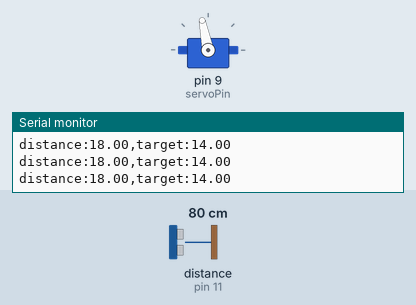
This sketch was run on a simulated Arduino Uno, built with avr-gcc and run on an emulated ATmega328P. On the bench: servo, the last lines printed to the serial monitor. Wiring (inferred from the names in the program): ultrasonic range finder: trigger pin 10; echo pin 11. Inputs (shaded band) come from the test bench; at power-on: distance to the obstacle (sensor on pin 11) 80 cm. The echo pulse lasts 58.3 µs per cm.

Above: at 1.7 s.
1.8 s: distance to the obstacle (sensor on pin 11) set to 4 cm
At 3.0 s:
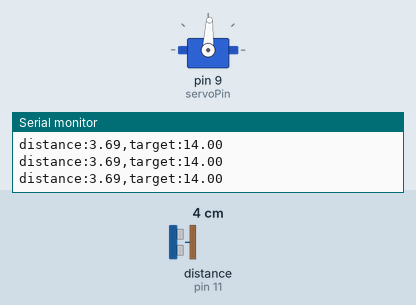
3.3 s: distance to the obstacle (sensor on pin 11) set to 18 cm
At 3.6 s:
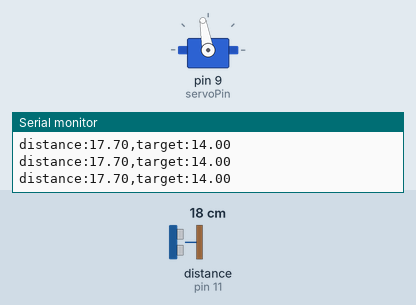
Timing chart, 0 to 6.3 s (numbered marks = the images above; inputs shaded):
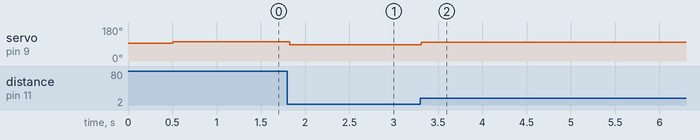

The sketch:

PID.ino
```cpp
#include <Servo.h>

Servo myServo;

// --- pins ---
const int servoPin = 9;      // change to your servo signal pin
const int trigPin = 10;      // change to your ultrasonic trig pin
const int echoPin = 11;      // change to your ultrasonic echo pin

// --- setpoint & gains ---
float target = 14;         // where on the beam we want the car (your units)
float kp = 1.5;
float ki = 0;//0.2;
float kd = 0; //0.21;

// --- servo geometry ---
const int CENTER = 95;       // when beam is flat
const int SERVO_MIN = 87;    // pulled in from 73
const int SERVO_MAX = 103;   // pulled in from 117

// --- loop state ---
float error_sum = 0;
float previous_error = 0;
float last_good = 18.0;      // start at target so nothing jumps on boot
unsigned long last_time = 0;
bool saturated = false;

void setup() {
  Serial.begin(9600);
  myServo.attach(servoPin);
  myServo.write(CENTER);
  pinMode(trigPin, OUTPUT);
  pinMode(echoPin, INPUT);
  last_time = millis();
  delay(500);
}

float readDistance() {
  digitalWrite(trigPin, LOW);
  delayMicroseconds(2);
  digitalWrite(trigPin, HIGH);
  delayMicroseconds(10);
  digitalWrite(trigPin, LOW);
  long duration = pulseIn(echoPin, HIGH, 30000);  // timeout so it can't hang
  float dist = duration * 0.0343 / 2.0;
  return dist;
}

void loop() {
  // --- real dt ---
  unsigned long now = millis();
  float dt = (now - last_time) / 1000.0;
  last_time = now;
  if (dt <= 0) return;   // guard against a zero interval

  // --- read sensor, reject bad readings ---
  float distance = readDistance();
  if (distance >= 3 && distance <= 24) {
    last_good = distance;
  }
  float measured = last_good;

  // --- PID ---
  float error = target - measured;
  float P = kp * error;

  if (!saturated) {
    error_sum = error_sum + error * dt;
  }
  float I = ki * error_sum;

  float D = kd * (error - previous_error) / dt;

  float output = P + I + D;

  // --- map to servo around your real center ---
  float angle = CENTER - output;   // may need CENTER + output

  // --- clamp + track saturation for anti-windup ---
  saturated = false;
  if (angle > SERVO_MAX) { angle = SERVO_MAX; saturated = true; }
  if (angle < SERVO_MIN) { angle = SERVO_MIN; saturated = true; }

  myServo.write((int)angle);
  previous_error = error;

  // --- serial: your plot ---
  //Serial.print("dist: "); Serial.println(measured);
  //Serial.print("  err: ");  Serial.print(error);
  //Serial.print("  ang: ");  Serial.println((int)angle);
  Serial.print("distance:");
  Serial.print(measured);
  Serial.print(",target:");
  Serial.println(target);

  //delay(20);   // ~50 Hz loop
}
```

Measured:
- after the input at 1.8 s, servo on pin 9 (servoPin): 101° → 87° at once
- after the input at 3.3 s, servo on pin 9 (servoPin): 87° → 100° at once
